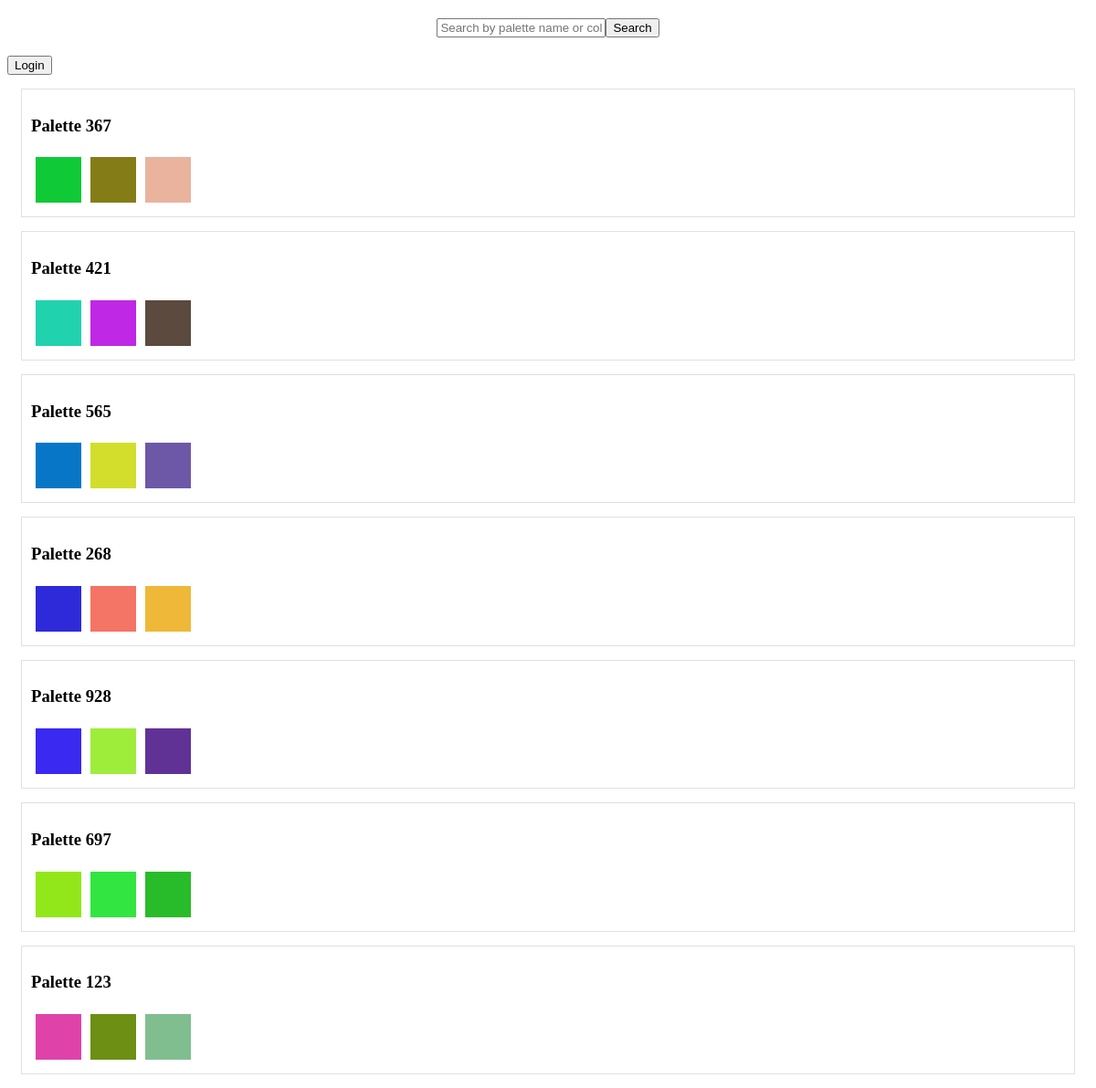
Before: / with the older database file.
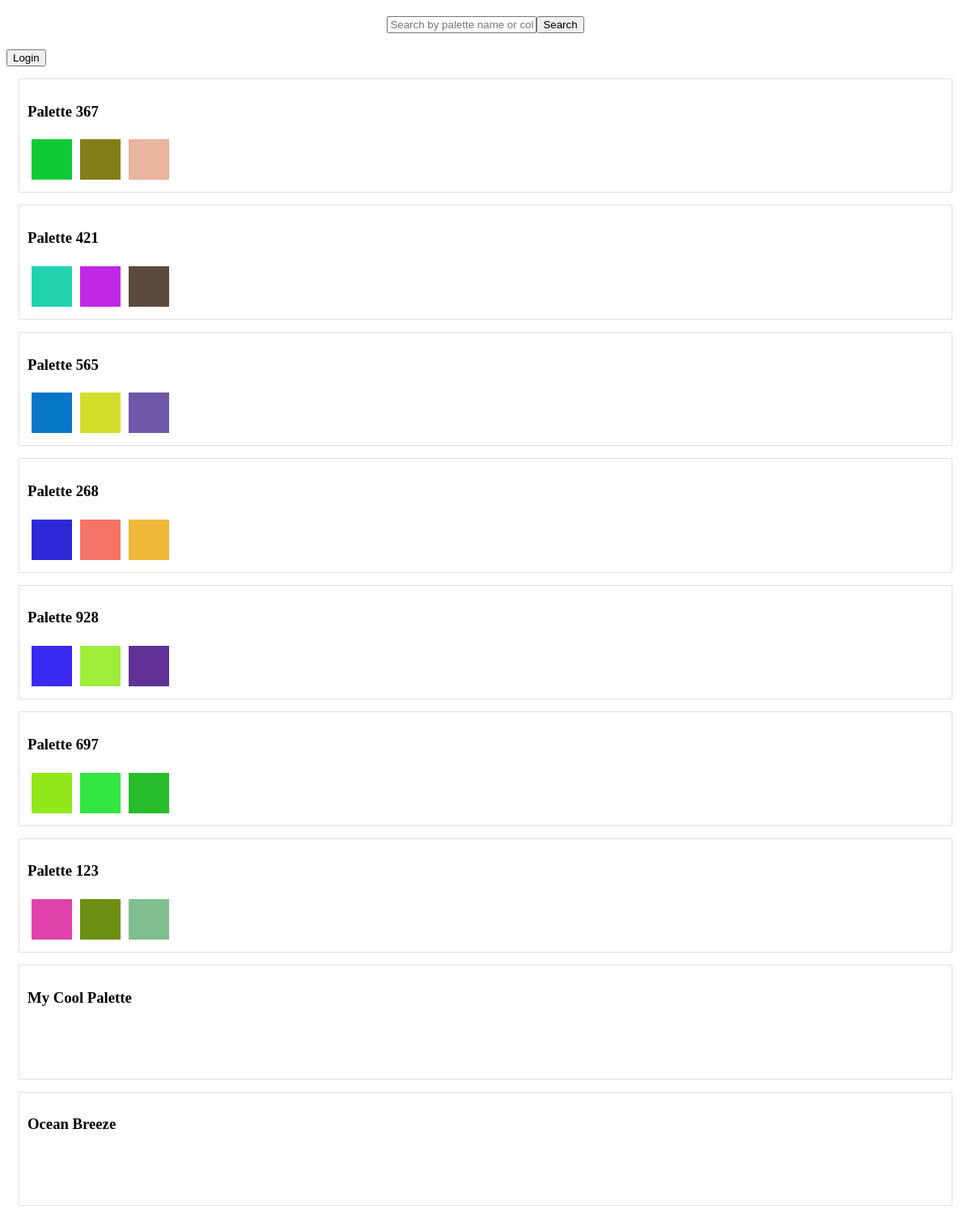
After: the same page with the newer database file.
### palettes/models.py (models this page shows)
class Palette(models.Model):
    name = models.CharField(max_length=255)
    dominant_colors = models.JSONField()
    accent_colors = models.JSONField()
    is_public = models.BooleanField(default=True)
    user = models.ForeignKey(User, on_delete=models.CASCADE, null=True, blank=True)

### palettes/views.py (the view)
# urls.py: path("", palette_list_view, name="palette-list-view"),
def palette_list_view(request):
    palettes = Palette.objects.filter(is_public=True)
    return render(request, "palette_list.html", {"palettes": palettes})

### templates/palette_list.html (shortened to what this page needs)
<!DOCTYPE html>
{% load static %}
<html lang="en">
<head>
    <link rel="stylesheet" href="{% static 'styles.css' %}">
</head>
<body>
    <div class="search-bar">
        <input type="text" id="search-input" placeholder="Search by palette name or color...">
        <button id="search-btn">Search</button>
    </div>
    <button id="show-login-btn">Login</button>
    <div class="palettes">
        {% for palette in palettes %}
            <div class="palette">
                <h3>{{ palette.name }}</h3>
                <div class="colors">
                    {% for color in palette.dominant_colors %}
                        <div class="color-box" style="background-color: {{ color.hex }}"></div>
                    {% endfor %}
                </div>
            </div>
        {% endfor %}
    </div>
</body>
</html>

### static/styles.css (style rules this page uses)
.search-bar { display: flex; justify-content: center; margin: 20px 0; }
.palette { margin: 15px; border: 1px solid #e0e0e0; padding: 10px; }
.colors { display: flex; }
.color-box { width: 50px; height: 50px; margin: 5px; }

Changed rows visible on the page:
added Palette: name "My Cool Palette"
added Palette: name "Ocean Breeze"
